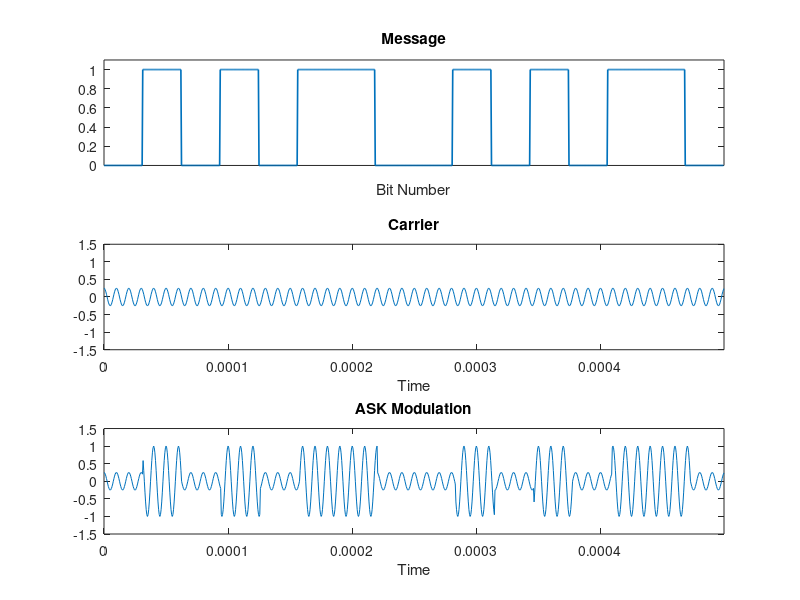

Here is the MATLAB script that generated this plot:
clear;clc;

%% Message, Constants, Etc
message_str = '0101011001010110';
fs = 2e6;
fc = 100e3;
ts = 1/fs;
t = (0:ts:5e-4); % Time vector
message = [];
for i=1:length(message_str)
    for j=1:round(length(t) ./ length(message_str))
        message = [message str2num(message_str(i))];
    end
end
t = t(1:end-1);
figure

%% Plot Original Binary Signal
subplot(3, 1, 1);
plot(message, 'LineWidth', 1.2);
ylim([0 1.1])
xlim([1 length(message)+1]);
xlabel("Bit Number");
set(gca, 'xtick', []);
title("Message");

%% Plot Carrier
subplot(3, 1, 2);
y_c = 0.25.*cos(2.*pi.*fc.*t);
samples_per_bit = length(y_c) ./ length(message);
plot(t, y_c);
xlim([0 t(end)]);
ylim([-1.5 1.5]);
title("Carrier");
xlabel('Time');

%% Compute & Plot ASK Signal
subplot(3, 1, 3);
y = zeros(1, length(y_c));
for i=1:length(y)
    if message(i) > 0
        y(i) = message(i).*y_c(i).*4;
    else
        y(i) = y_c(i);
    end
end
plot(t, y);
xlim([0 t(end)]);
ylim([-1.5 1.5]);
title("ASK Modulation");
xlabel('Time');
